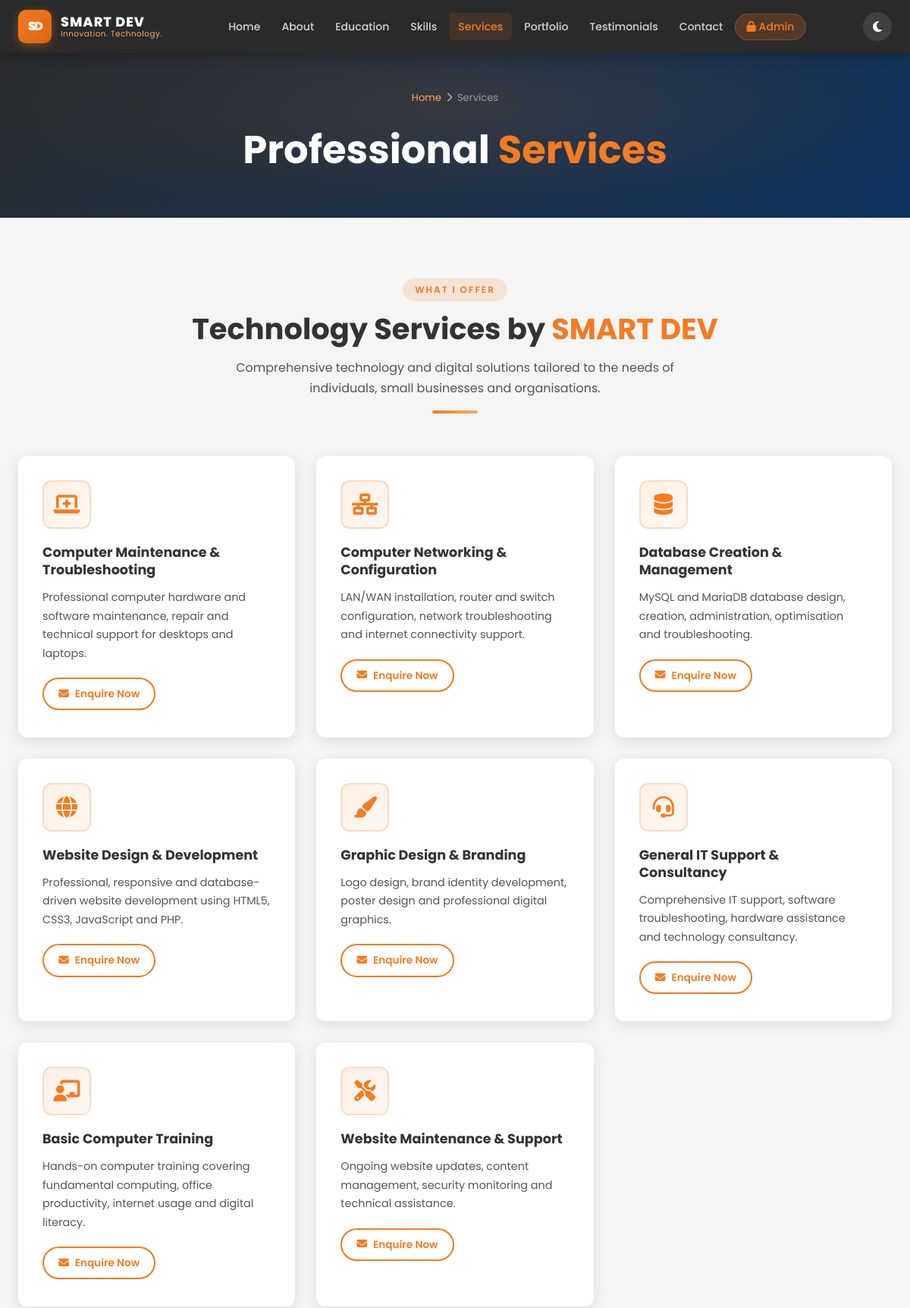
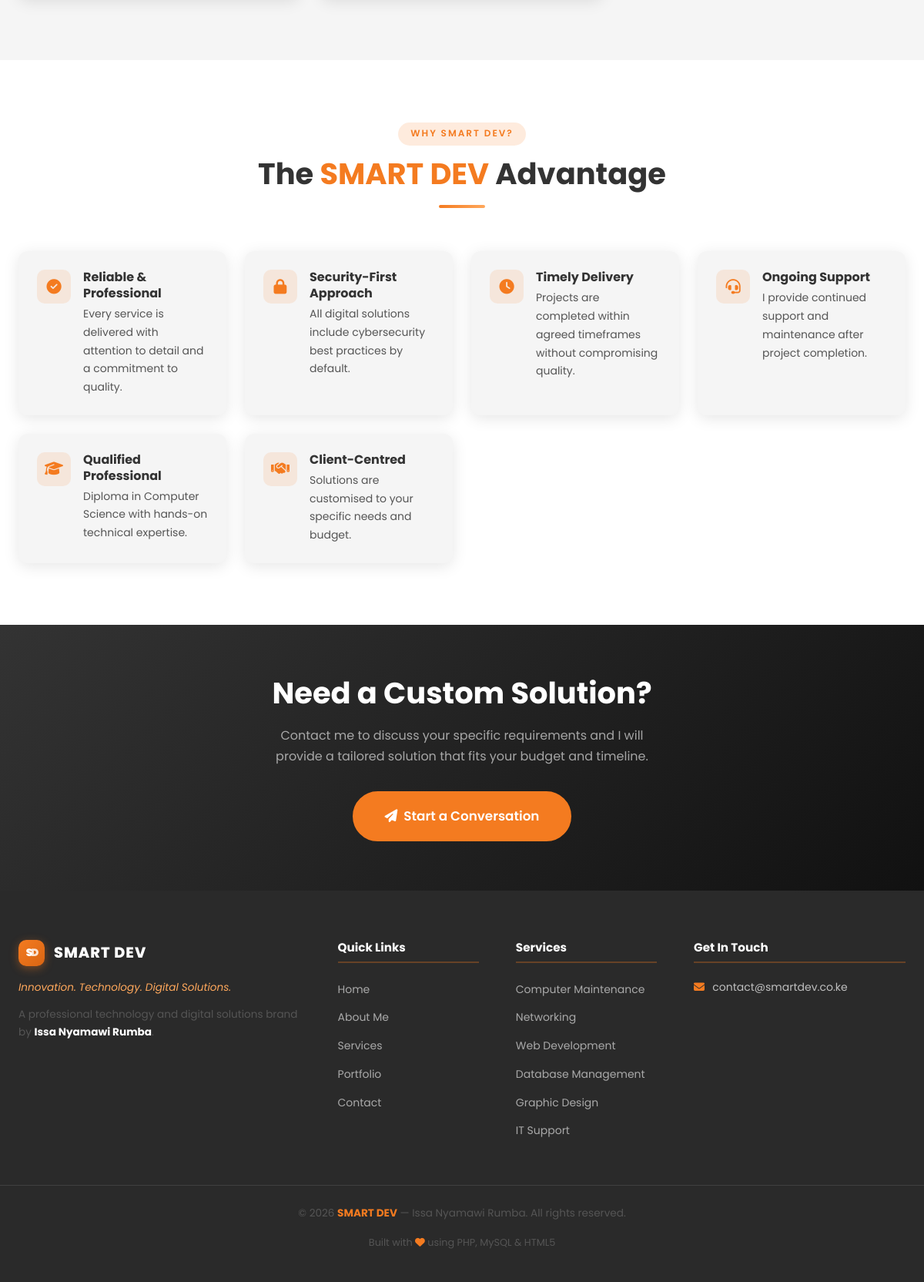
/services.php, run on the app's committed database (2 pictures, top to bottom).
### tables this page shows
CREATE TABLE IF NOT EXISTS `services` (
  `id` INT UNSIGNED NOT NULL AUTO_INCREMENT,
  `title` VARCHAR(150) NOT NULL,
  `short_description` TEXT DEFAULT NULL,
  `full_description` TEXT DEFAULT NULL,
  `icon_class` VARCHAR(100) DEFAULT NULL,
  `sort_order` TINYINT UNSIGNED NOT NULL DEFAULT 0,
  `is_visible` TINYINT(1) NOT NULL DEFAULT 1,
  `created_at` DATETIME NOT NULL DEFAULT CURRENT_TIMESTAMP,
  `updated_at` DATETIME NOT NULL DEFAULT CURRENT_TIMESTAMP ON UPDATE CURRENT_TIMESTAMP,
  PRIMARY KEY (`id`)
);

CREATE TABLE IF NOT EXISTS `profile` (
  `id` INT UNSIGNED NOT NULL AUTO_INCREMENT,
  `full_name` VARCHAR(100) NOT NULL DEFAULT 'Issa Nyamawi Rumba',
  `brand_name` VARCHAR(100) NOT NULL DEFAULT 'SMART DEV',
  `tagline` VARCHAR(255) NOT NULL DEFAULT 'Innovation. Technology. Digital Solutions.',
  `headline` VARCHAR(255) NOT NULL DEFAULT 'Empowering Businesses Through Technology, Innovation and Creative Digital Solutions.',
  `short_bio` TEXT DEFAULT NULL,
  `full_bio` TEXT DEFAULT NULL,
  `place_of_birth` VARCHAR(100) DEFAULT 'Kwale, Kinango, Kenya',
  `current_residence` VARCHAR(150) DEFAULT NULL,
  `show_residence` TINYINT(1) NOT NULL DEFAULT 0,
  `profile_photo` VARCHAR(255) DEFAULT NULL,
  `cv_file` VARCHAR(255) DEFAULT NULL,
  `email` VARCHAR(100) DEFAULT NULL,
  `phone` VARCHAR(30) DEFAULT NULL,
  `linkedin_url` VARCHAR(255) DEFAULT NULL,
  `github_url` VARCHAR(255) DEFAULT NULL,
  `facebook_url` VARCHAR(255) DEFAULT NULL,
  `twitter_url` VARCHAR(255) DEFAULT NULL,
  `whatsapp_number` VARCHAR(30) DEFAULT NULL,
  `meta_description` TEXT DEFAULT NULL,
  `created_at` DATETIME NOT NULL DEFAULT CURRENT_TIMESTAMP,
  `updated_at` DATETIME NOT NULL DEFAULT CURRENT_TIMESTAMP ON UPDATE CURRENT_TIMESTAMP,
  PRIMARY KEY (`id`)
);

### includes/functions.php (called while the page is built, shortened)
<?php
function e(string $value): string {
    return htmlspecialchars($value, ENT_QUOTES | ENT_SUBSTITUTE, 'UTF-8');
}
function getProfile(): array {
    static $profile = null;
    if ($profile === null) {
        $db = getDB();
        $stmt = $db->query('SELECT * FROM profile LIMIT 1');
        $profile = $stmt->fetch() ?: [];
    }
    return $profile;
}

### services.php (the view, shortened to what this page needs)
<?php
$db = getDB();
$services = $db->query('SELECT * FROM services WHERE is_visible = 1 ORDER BY sort_order ASC')->fetchAll();
include __DIR__ . '/includes/header.php';
?>
<section class="page-hero">
    <div class="page-hero-content container">
        <nav class="breadcrumb">
            <a href="index.php">Home</a>
            <span class="breadcrumb-sep"><i class="fas fa-chevron-right"></i></span>
            <span>Services</span>
        </nav>
        <h1>Professional <span style="color: var(--orange)">Services</span></h1>
    </div>
</section>
<section>
    <div class="container">
        <div class="section-header">
            <span class="badge">What I Offer</span>
            <h2>Technology Services by <span>SMART DEV</span></h2>
            <p>Comprehensive technology and digital solutions tailored to the needs of individuals, small businesses and organisations.</p>
            <div class="divider"></div>
        </div>
        <?php if ($services): ?>
        <div class="services-grid">
            <?php foreach ($services as $svc): ?>
            <div class="service-card" id="service-<?= (int)$svc['id'] ?>">
                <div class="service-icon">
                    <i class="<?= e($svc['icon_class'] ?? 'fas fa-cog') ?>"></i>
                </div>
                <h3><?= e($svc['title']) ?></h3>
                <p><?= e($svc['short_description']) ?></p>
                <a href="contact.php?subject=<?= urlencode('Enquiry: ' . $svc['title']) ?>" class="btn btn-outline btn-sm">
                    <i class="fas fa-envelope"></i> Enquire Now
                </a>
            </div>
            <?php endforeach; ?>
        </div>
        <?php endif; ?>
    </div>
</section>
<section style="background: #fff; padding: 5rem 0;">
    <div class="container">
        <div class="section-header">
            <span class="badge">Why SMART DEV?</span>
            <h2>The <span>SMART DEV</span> Advantage</h2>
            <div class="divider"></div>
        </div>
        <div style="display: grid; grid-template-columns: repeat(auto-fit, minmax(250px, 1fr)); gap: 1.5rem;">
            <?php
            $advantages = [
                ['fas fa-check-circle', 'Reliable & Professional', 'Every service is delivered with attention to detail and a commitment to quality.'],
                ['fas fa-lock', 'Security-First Approach', 'All digital solutions include cybersecurity best practices by default.'],
                ['fas fa-clock', 'Timely Delivery', 'Projects are completed within agreed timeframes without compromising quality.'],
                ['fas fa-headset', 'Ongoing Support', 'I provide continued support and maintenance after project completion.'],
                ['fas fa-graduation-cap', 'Qualified Professional', 'Diploma in Computer Science with hands-on technical expertise.'],
                ['fas fa-handshake', 'Client-Centred', 'Solutions are customised to your specific needs and budget.'],
            ];
            foreach ($advantages as $a): ?>
            <div style="display: flex; gap: 1rem; align-items: flex-start; padding: 1.5rem; background: var(--bg-soft); border-radius: var(--radius); box-shadow: var(--shadow);">
                <div style="width: 44px; height: 44px; background: rgba(244,123,32,0.12); border-radius: 10px; display: flex; align-items: center; justify-content: center; color: var(--orange); font-size: 1.2rem; flex-shrink: 0;">
                    <i class="<?= $a[0] ?>"></i>
                </div>
                <div>
                    <h4 style="margin-bottom: 0.25rem; font-size: 1rem;"><?= $a[1] ?></h4>
                    <p style="font-size: 0.875rem; margin: 0;"><?= $a[2] ?></p>
                </div>
            </div>
            <?php endforeach; ?>
        </div>
    </div>
</section>
<section style="background: linear-gradient(135deg, var(--charcoal), #111); padding: 4rem 0; text-align: center; color: #fff;">
    <div class="container">
        <h2 style="color: #fff; margin-bottom: 1rem;">Need a Custom Solution?</h2>
        <p style="color: rgba(255,255,255,0.6); max-width: 500px; margin: 0 auto 2rem;">
            Contact me to discuss your specific requirements and I will provide a tailored solution that fits your budget and timeline.
        </p>
        <a href="contact.php" class="btn btn-primary btn-lg">
            <i class="fas fa-paper-plane"></i> Start a Conversation
        </a>
    </div>
</section>
<?php include __DIR__ . '/includes/footer.php'; ?>

### includes/footer.php (shortened to what this page needs)
<?php
$profile = getProfile();
?>
</main>
<footer class="site-footer">
    <div class="footer-container">
        <div class="footer-brand">
            <div class="footer-logo">
                <div class="logo-icon small">
                    <span class="logo-s">S</span><span class="logo-d">D</span>
                </div>
                <span class="brand-name">SMART DEV</span>
            </div>
            <p class="footer-tagline"><?= e($profile['tagline'] ?? 'Innovation. Technology. Digital Solutions.') ?></p>
            <p class="footer-desc">A professional technology and digital solutions brand by <strong><?= e($profile['full_name'] ?? 'Issa Nyamawi Rumba') ?></strong>.</p>
        </div>
        <div class="footer-links">
            <h4>Quick Links</h4>
            <ul>
                <li><a href="<?= BASE_URL ?>/index.php">Home</a></li>
                <li><a href="<?= BASE_URL ?>/about.php">About Me</a></li>
                <li><a href="<?= BASE_URL ?>/services.php">Services</a></li>
                <li><a href="<?= BASE_URL ?>/portfolio.php">Portfolio</a></li>
                <li><a href="<?= BASE_URL ?>/contact.php">Contact</a></li>
            </ul>
        </div>
        <div class="footer-links">
            <h4>Services</h4>
            <ul>
                <li><a href="<?= BASE_URL ?>/services.php">Computer Maintenance</a></li>
                <li><a href="<?= BASE_URL ?>/services.php">Networking</a></li>
                <li><a href="<?= BASE_URL ?>/services.php">Web Development</a></li>
                <li><a href="<?= BASE_URL ?>/services.php">Database Management</a></li>
                <li><a href="<?= BASE_URL ?>/services.php">Graphic Design</a></li>
                <li><a href="<?= BASE_URL ?>/services.php">IT Support</a></li>
            </ul>
        </div>
        <div class="footer-contact">
            <h4>Get In Touch</h4>
            <?php if (!empty($profile['email'])): ?>
            <p><i class="fas fa-envelope"></i> <a href="mailto:<?= e($profile['email']) ?>"><?= e($profile['email']) ?></a></p>
            <?php endif; ?>
        </div>
    </div>
    <div class="footer-bottom">
        <p>&copy; <?= date('Y') ?> <strong>SMART DEV</strong> &mdash; <?= e($profile['full_name'] ?? 'Issa Nyamawi Rumba') ?>. All rights reserved.</p>
        <p class="footer-stack">Built with <i class="fas fa-heart" style="color:#F47B20"></i> using PHP, MySQL &amp; HTML5</p>
    </div>
</footer>
</body>
</html>

### data on the page
services: title "Computer Maintenance & Troubleshooting", short_description "Professional computer hardware and software maintenance, repair and technical support for desktops and laptops."
services: title "Computer Networking & Configuration", short_description "LAN/WAN installation, router and switch configuration, network troubleshooting and internet connectivity support."
services: title "Database Creation & Management", short_description "MySQL and MariaDB database design, creation, administration, optimisation and troubleshooting."
services: title "Website Design & Development", short_description "Professional, responsive and database-driven website development using HTML5, CSS3, JavaScript and PHP."
services: title "Graphic Design & Branding", short_description "Logo design, brand identity development, poster design and professional digital graphics."
services: title "General IT Support & Consultancy", short_description "Comprehensive IT support, software troubleshooting, hardware assistance and technology consultancy."
services: title "Basic Computer Training", short_description "Hands-on computer training covering fundamental computing, office productivity, internet usage and digital literacy."
services: title "Website Maintenance & Support", short_description "Ongoing website updates, content management, security monitoring and technical assistance."
profile: tagline "Innovation. Technology. Digital Solutions.", full_name "Issa Nyamawi Rumba", email "contact@smartdev.co.ke"

### other printed values
$a[1] "Reliable & Professional"
$a[2] "Every service is delivered with attention to detail and a commitment to quality."
$a[1] "Security-First Approach"
$a[2] "All digital solutions include cybersecurity best practices by default."
$a[1] "Timely Delivery"
$a[2] "Projects are completed within agreed timeframes without compromising quality."
$a[1] "Ongoing Support"
$a[2] "I provide continued support and maintenance after project completion."
$a[1] "Qualified Professional"
$a[2] "Diploma in Computer Science with hands-on technical expertise."
$a[1] "Client-Centred"
$a[2] "Solutions are customised to your specific needs and budget."
